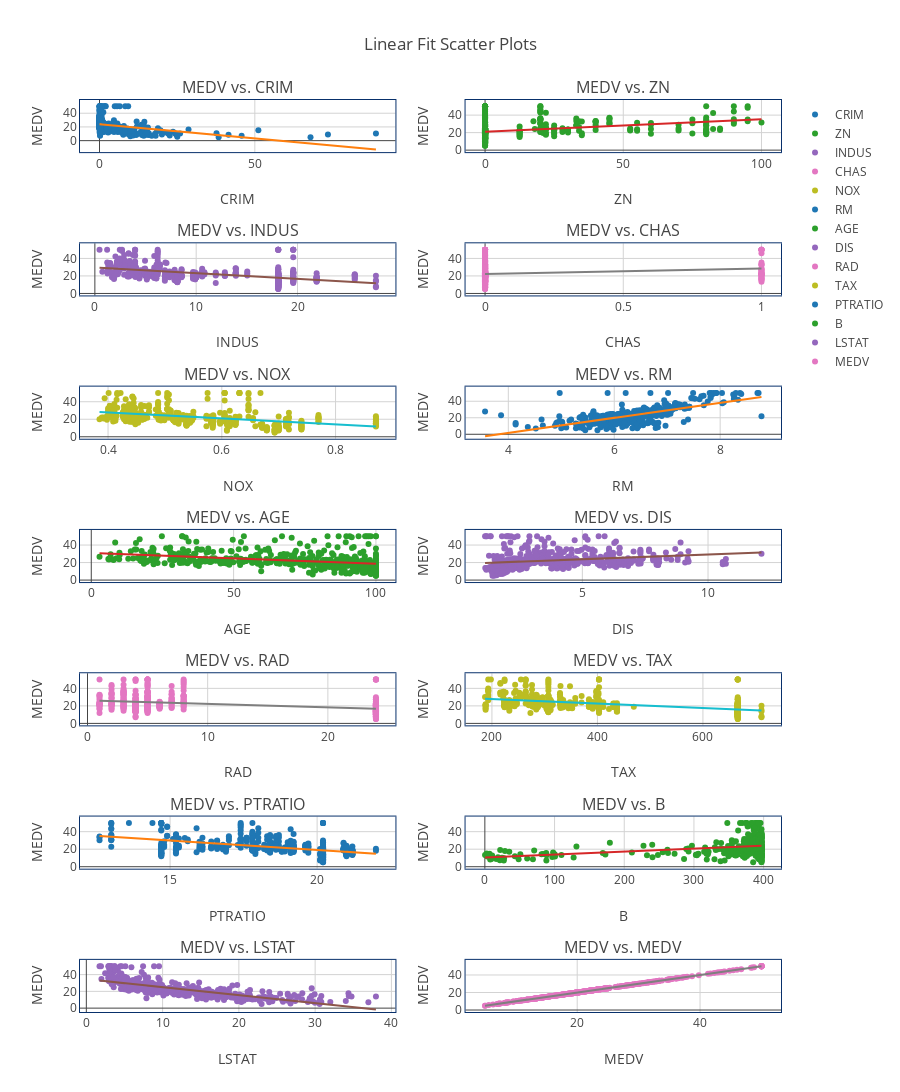

Notebook code for this chart:
### Code cell
from plotly import subplots
import numpy as np
from sklearn.metrics import r2_score
subplot_row=int(len(df_data.columns)/2)
subplot_col= 2
col=df_data.columns
col=[i.strip() for i in col]
df_data.columns=col
subplot_title=['MEDV vs. '+i for i in col]
fig=make_subplots(rows=subplot_row, cols=subplot_col, subplot_titles=subplot_title, 
                  #row_heights=[5]*subplot_row, 
                  shared_xaxes=False, 
                    vertical_spacing=0.1
)


index=0
for i in range(subplot_row):
    for j in range(subplot_col):
        order=1
        
        p = np.polyfit(x=df_data[col[index]], y=df_data["MEDV"], deg=order, full=True)
        f = np.poly1d(p[0])

# calculate new x's and y's

        y_new = f(df_data[col[index]])
        
        R2=np.round(r2_score(df_data["MEDV"], y_new), 2)
        
        
        templatep='none'          
        fig.add_trace(go.Scatter(x=df_data[col[index]], y=df_data["MEDV"], mode='markers', showlegend=True,
                                name=[col[index]][0]),  row=i+1, col=j+1)
        fig.add_trace(go.Scatter(x=df_data[col[index]], y=y_new, mode='lines', showlegend=False,
                                name=[col[index]][0], text='R<sup>2</sup>:'+str(R2)),  row=i+1, col=j+1)
        fig.update_layout( title_text='Linear Fit Scatter Plots', showlegend=True, template=templatep, height=1500
                                   )
        fig.update_xaxes(title_text=([col[index]][0]), showline=True, linewidth=1, linecolor='rgb(8,48,107)', mirror=True, showgrid=True, gridwidth=1, gridcolor='Lightgrey',
                        showspikes=True, spikecolor="green", spikesnap="cursor", spikemode="across",  row=i+1, col=j+1)
        fig.update_yaxes(title_text='MEDV',showline=True, linewidth=1, linecolor='rgb(8,48,107)', mirror=True,showgrid=True, gridwidth=1, gridcolor='Lightgrey',
                        showspikes=True, spikecolor="green", spikesnap="cursor", spikemode="across")
        index+=1
            
fig.show()

### Figure 1 — Plotly figure (JSON) as saved in the notebook; plotly's stock layout.template omitted (floating-point values rounded to 4 significant figures; data arrays with more than 128 entries replaced by an {"elided": "..."} marker saying what was removed)
{"data": [{"mode": "markers", "name": "CRIM", "showlegend": true, "type": "scatter", "x": {"elided": "506 float values"}, "xaxis": "x", "y": {"elided": "506 float values"}, "yaxis": "y"}, {"mode": "lines", "name": "CRIM", "showlegend": false, "text": "R<sup>2</sup>:0.15", "type": "scatter", "x": {"elided": "506 float values"}, "xaxis": "x", "y": {"elided": "506 float values"}, "yaxis": "y"}, {"mode": "markers", "name": "ZN", "showlegend": true, "type": "scatter", "x": {"elided": "506 float values"}, "xaxis": "x2", "y": {"elided": "506 float values"}, "yaxis": "y2"}, {"mode": "lines", "name": "ZN", "showlegend": false, "text": "R<sup>2</sup>:0.13", "type": "scatter", "x": {"elided": "506 float values"}, "xaxis": "x2", "y": {"elided": "506 float values"}, "yaxis": "y2"}, {"mode": "markers", "name": "INDUS", "showlegend": true, "type": "scatter", "x": {"elided": "506 float values"}, "xaxis": "x3", "y": {"elided": "506 float values"}, "yaxis": "y3"}, {"mode": "lines", "name": "INDUS", "showlegend": false, "text": "R<sup>2</sup>:0.23", "type": "scatter", "x": {"elided": "506 float values"}, "xaxis": "x3", "y": {"elided": "506 float values"}, "yaxis": "y3"}, {"mode": "markers", "name": "CHAS", "showlegend": true, "type": "scatter", "x": {"elided": "506 int values"}, "xaxis": "x4", "y": {"elided": "506 float values"}, "yaxis": "y4"}, {"mode": "lines", "name": "CHAS", "showlegend": false, "text": "R<sup>2</sup>:0.03", "type": "scatter", "x": {"elided": "506 int values"}, "xaxis": "x4", "y": {"elided": "506 float values"}, "yaxis": "y4"}, {"mode": "markers", "name": "NOX", "showlegend": true, "type": "scatter", "x": {"elided": "506 float values"}, "xaxis": "x5", "y": {"elided": "506 float values"}, "yaxis": "y5"}, {"mode": "lines", "name": "NOX", "showlegend": false, "text": "R<sup>2</sup>:0.18", "type": "scatter", "x": {"elided": "506 float values"}, "xaxis": "x5", "y": {"elided": "506 float values"}, "yaxis": "y5"}, {"mode": "markers", "name": "RM", "showlegend": true, "type": "scatter", "x": {"elided": "506 float values"}, "xaxis": "x6", "y": {"elided": "506 float values"}, "yaxis": "y6"}, {"mode": "lines", "name": "RM", "showlegend": false, "text": "R<sup>2</sup>:0.48", "type": "scatter", "x": {"elided": "506 float values"}, "xaxis": "x6", "y": {"elided": "506 float values"}, "yaxis": "y6"}, {"mode": "markers", "name": "AGE", "showlegend": true, "type": "scatter", "x": {"elided": "506 float values"}, "xaxis": "x7", "y": {"elided": "506 float values"}, "yaxis": "y7"}, {"mode": "lines", "name": "AGE", "showlegend": false, "text": "R<sup>2</sup>:0.14", "type": "scatter", "x": {"elided": "506 float values"}, "xaxis": "x7", "y": {"elided": "506 float values"}, "yaxis": "y7"}, {"mode": "markers", "name": "DIS", "showlegend": true, "type": "scatter", "x": {"elided": "506 float values"}, "xaxis": "x8", "y": {"elided": "506 float values"}, "yaxis": "y8"}, {"mode": "lines", "name": "DIS", "showlegend": false, "text": "R<sup>2</sup>:0.06", "type": "scatter", "x": {"elided": "506 float values"}, "xaxis": "x8", "y": {"elided": "506 float values"}, "yaxis": "y8"}, {"mode": "markers", "name": "RAD", "showlegend": true, "type": "scatter", "x": {"elided": "506 int values"}, "xaxis": "x9", "y": {"elided": "506 float values"}, "yaxis": "y9"}, {"mode": "lines", "name": "RAD", "showlegend": false, "text": "R<sup>2</sup>:0.15", "type": "scatter", "x": {"elided": "506 int values"}, "xaxis": "x9", "y": {"elided": "506 float values"}, "yaxis": "y9"}, {"mode": "markers", "name": "TAX", "showlegend": true, "type": "scatter", "x": {"elided": "506 int values"}, "xaxis": "x10", "y": {"elided": "506 float values"}, "yaxis": "y10"}, {"mode": "lines", "name": "TAX", "showlegend": false, "text": "R<sup>2</sup>:0.22", "type": "scatter", "x": {"elided": "506 int values"}, "xaxis": "x10", "y": {"elided": "506 float values"}, "yaxis": "y10"}, {"mode": "markers", "name": "PTRATIO", "showlegend": true, "type": "scatter", "x": {"elided": "506 float values"}, "xaxis": "x11", "y": {"elided": "506 float values"}, "yaxis": "y11"}, {"mode": "lines", "name": "PTRATIO", "showlegend": false, "text": "R<sup>2</sup>:0.26", "type": "scatter", "x": {"elided": "506 float values"}, "xaxis": "x11", "y": {"elided": "506 float values"}, "yaxis": "y11"}, {"mode": "markers", "name": "B", "showlegend": true, "type": "scatter", "x": {"elided": "506 float values"}, "xaxis": "x12", "y": {"elided": "506 float values"}, "yaxis": "y12"}, {"mode": "lines", "name": "B", "showlegend": false, "text": "R<sup>2</sup>:0.11", "type": "scatter", "x": {"elided": "506 float values"}, "xaxis": "x12", "y": {"elided": "506 float values"}, "yaxis": "y12"}, {"mode": "markers", "name": "LSTAT", "showlegend": true, "type": "scatter", "x": {"elided": "506 float values"}, "xaxis": "x13", "y": {"elided": "506 float values"}, "yaxis": "y13"}, {"mode": "lines", "name": "LSTAT", "showlegend": false, "text": "R<sup>2</sup>:0.54", "type": "scatter", "x": {"elided": "506 float values"}, "xaxis": "x13", "y": {"elided": "506 float values"}, "yaxis": "y13"}, {"mode": "markers", "name": "MEDV", "showlegend": true, "type": "scatter", "x": {"elided": "506 float values"}, "xaxis": "x14", "y": {"elided": "506 float values"}, "yaxis": "y14"}, {"mode": "lines", "name": "MEDV", "showlegend": false, "text": "R<sup>2</sup>:1.0", "type": "scatter", "x": {"elided": "506 float values"}, "xaxis": "x14", "y": {"elided": "506 float values"}, "yaxis": "y14"}], "layout": {"annotations": [{"font": {"size": 16}, "showarrow": false, "text": "MEDV vs. CRIM", "x": 0.225, "xanchor": "center", "xref": "paper", "y": 1, "yanchor": "bottom", "yref": "paper"}, {"font": {"size": 16}, "showarrow": false, "text": "MEDV vs. ZN", "x": 0.775, "xanchor": "center", "xref": "paper", "y": 1, "yanchor": "bottom", "yref": "paper"}, {"font": {"size": 16}, "showarrow": false, "text": "MEDV vs. INDUS", "x": 0.225, "xanchor": "center", "xref": "paper", "y": 0.8429, "yanchor": "bottom", "yref": "paper"}, {"font": {"size": 16}, "showarrow": false, "text": "MEDV vs. CHAS", "x": 0.775, "xanchor": "center", "xref": "paper", "y": 0.8429, "yanchor": "bottom", "yref": "paper"}, {"font": {"size": 16}, "showarrow": false, "text": "MEDV vs. NOX", "x": 0.225, "xanchor": "center", "xref": "paper", "y": 0.6857, "yanchor": "bottom", "yref": "paper"}, {"font": {"size": 16}, "showarrow": false, "text": "MEDV vs. RM", "x": 0.775, "xanchor": "center", "xref": "paper", "y": 0.6857, "yanchor": "bottom", "yref": "paper"}, {"font": {"size": 16}, "showarrow": false, "text": "MEDV vs. AGE", "x": 0.225, "xanchor": "center", "xref": "paper", "y": 0.5286, "yanchor": "bottom", "yref": "paper"}, {"font": {"size": 16}, "showarrow": false, "text": "MEDV vs. DIS", "x": 0.775, "xanchor": "center", "xref": "paper", "y": 0.5286, "yanchor": "bottom", "yref": "paper"}, {"font": {"size": 16}, "showarrow": false, "text": "MEDV vs. RAD", "x": 0.225, "xanchor": "center", "xref": "paper", "y": 0.3714, "yanchor": "bottom", "yref": "paper"}, {"font": {"size": 16}, "showarrow": false, "text": "MEDV vs. TAX", "x": 0.775, "xanchor": "center", "xref": "paper", "y": 0.3714, "yanchor": "bottom", "yref": "paper"}, {"font": {"size": 16}, "showarrow": false, "text": "MEDV vs. PTRATIO", "x": 0.225, "xanchor": "center", "xref": "paper", "y": 0.2143, "yanchor": "bottom", "yref": "paper"}, {"font": {"size": 16}, "showarrow": false, "text": "MEDV vs. B", "x": 0.775, "xanchor": "center", "xref": "paper", "y": 0.2143, "yanchor": "bottom", "yref": "paper"}, {"font": {"size": 16}, "showarrow": false, "text": "MEDV vs. LSTAT", "x": 0.225, "xanchor": "center", "xref": "paper", "y": 0.05714, "yanchor": "bottom", "yref": "paper"}, {"font": {"size": 16}, "showarrow": false, "text": "MEDV vs. MEDV", "x": 0.775, "xanchor": "center", "xref": "paper", "y": 0.05714, "yanchor": "bottom", "yref": "paper"}], "height": 1500, "showlegend": true, "title": {"text": "Linear Fit Scatter Plots"}, "xaxis": {"anchor": "y", "domain": [0, 0.45], "gridcolor": "Lightgrey", "gridwidth": 1, "linecolor": "rgb(8,48,107)", "linewidth": 1, "mirror": true, "showgrid": true, "showline": true, "showspikes": true, "spikecolor": "green", "spikemode": "across", "spikesnap": "cursor", "title": {"text": "CRIM"}}, "xaxis10": {"anchor": "y10", "domain": [0.55, 1], "gridcolor": "Lightgrey", "gridwidth": 1, "linecolor": "rgb(8,48,107)", "linewidth": 1, "mirror": true, "showgrid": true, "showline": true, "showspikes": true, "spikecolor": "green", "spikemode": "across", "spikesnap": "cursor", "title": {"text": "TAX"}}, "xaxis11": {"anchor": "y11", "domain": [0, 0.45], "gridcolor": "Lightgrey", "gridwidth": 1, "linecolor": "rgb(8,48,107)", "linewidth": 1, "mirror": true, "showgrid": true, "showline": true, "showspikes": true, "spikecolor": "green", "spikemode": "across", "spikesnap": "cursor", "title": {"text": "PTRATIO"}}, "xaxis12": {"anchor": "y12", "domain": [0.55, 1], "gridcolor": "Lightgrey", "gridwidth": 1, "linecolor": "rgb(8,48,107)", "linewidth": 1, "mirror": true, "showgrid": true, "showline": true, "showspikes": true, "spikecolor": "green", "spikemode": "across", "spikesnap": "cursor", "title": {"text": "B"}}, "xaxis13": {"anchor": "y13", "domain": [0, 0.45], "gridcolor": "Lightgrey", "gridwidth": 1, "linecolor": "rgb(8,48,107)", "linewidth": 1, "mirror": true, "showgrid": true, "showline": true, "showspikes": true, "spikecolor": "green", "spikemode": "across", "spikesnap": "cursor", "title": {"text": "LSTAT"}}, "xaxis14": {"anchor": "y14", "domain": [0.55, 1], "gridcolor": "Lightgrey", "gridwidth": 1, "linecolor": "rgb(8,48,107)", "linewidth": 1, "mirror": true, "showgrid": true, "showline": true, "showspikes": true, "spikecolor": "green", "spikemode": "across", "spikesnap": "cursor", "title": {"text": "MEDV"}}, "xaxis2": {"anchor": "y2", "domain": [0.55, 1], "gridcolor": "Lightgrey", "gridwidth": 1, "linecolor": "rgb(8,48,107)", "linewidth": 1, "mirror": true, "showgrid": true, "showline": true, "showspikes": true, "spikecolor": "green", "spikemode": "across", "spikesnap": "cursor", "title": {"text": "ZN"}}, "xaxis3": {"anchor": "y3", "domain": [0, 0.45], "gridcolor": "Lightgrey", "gridwidth": 1, "linecolor": "rgb(8,48,107)", "linewidth": 1, "mirror": true, "showgrid": true, "showline": true, "showspikes": true, "spikecolor": "green", "spikemode": "across", "spikesnap": "cursor", "title": {"text": "INDUS"}}, "xaxis4": {"anchor": "y4", "domain": [0.55, 1], "gridcolor": "Lightgrey", "gridwidth": 1, "linecolor": "rgb(8,48,107)", "linewidth": 1, "mirror": true, "showgrid": true, "showline": true, "showspikes": true, "spikecolor": "green", "spikemode": "across", "spikesnap": "cursor", "title": {"text": "CHAS"}}, "xaxis5": {"anchor": "y5", "domain": [0, 0.45], "gridcolor": "Lightgrey", "gridwidth": 1, "linecolor": "rgb(8,48,107)", "linewidth": 1, "mirror": true, "showgrid": true, "showline": true, "showspikes": true, "spikecolor": "green", "spikemode": "across", "spikesnap": "cursor", "title": {"text": "NOX"}}, "xaxis6": {"anchor": "y6", "domain": [0.55, 1], "gridcolor": "Lightgrey", "gridwidth": 1, "linecolor": "rgb(8,48,107)", "linewidth": 1, "mirror": true, "showgrid": true, "showline": true, "showspikes": true, "spikecolor": "green", "spikemode": "across", "spikesnap": "cursor", "title": {"text": "RM"}}, "xaxis7": {"anchor": "y7", "domain": [0, 0.45], "gridcolor": "Lightgrey", "gridwidth": 1, "linecolor": "rgb(8,48,107)", "linewidth": 1, "mirror": true, "showgrid": true, "showline": true, "showspikes": true, "spikecolor": "green", "spikemode": "across", "spikesnap": "cursor", "title": {"text": "AGE"}}, "xaxis8": {"anchor": "y8", "domain": [0.55, 1], "gridcolor": "Lightgrey", "gridwidth": 1, "linecolor": "rgb(8,48,107)", "linewidth": 1, "mirror": true, "showgrid": true, "showline": true, "showspikes": true, "spikecolor": "green", "spikemode": "across", "spikesnap": "cursor", "title": {"text": "DIS"}}, "xaxis9": {"anchor": "y9", "domain": [0, 0.45], "gridcolor": "Lightgrey", "gridwidth": 1, "linecolor": "rgb(8,48,107)", "linewidth": 1, "mirror": true, "showgrid": true, "showline": true, "showspikes": true, "spikecolor": "green", "spikemode": "across", "spikesnap": "cursor", "title": {"text": "RAD"}}, "yaxis": {"anchor": "x", "domain": [0.9429, 1], "gridcolor": "Lightgrey", "gridwidth": 1, "linecolor": "rgb(8,48,107)", "linewidth": 1, "mirror": true, "showgrid": true, "showline": true, "showspikes": true, "spikecolor": "green", "spikemode": "across", "spikesnap": "cursor", "title": {"text": "MEDV"}}, "yaxis10": {"anchor": "x10", "domain": [0.3143, 0.3714], "gridcolor": "Lightgrey", "gridwidth": 1, "linecolor": "rgb(8,48,107)", "linewidth": 1, "mirror": true, "showgrid": true, "showline": true, "showspikes": true, "spikecolor": "green", "spikemode": "across", "spikesnap": "cursor", "title": {"text": "MEDV"}}, "yaxis11": {"anchor": "x11", "domain": [0.1571, 0.2143], "gridcolor": "Lightgrey", "gridwidth": 1, "linecolor": "rgb(8,48,107)", "linewidth": 1, "mirror": true, "showgrid": true, "showline": true, "showspikes": true, "spikecolor": "green", "spikemode": "across", "spikesnap": "cursor", "title": {"text": "MEDV"}}, "yaxis12": {"anchor": "x12", "domain": [0.1571, 0.2143], "gridcolor": "Lightgrey", "gridwidth": 1, "linecolor": "rgb(8,48,107)", "linewidth": 1, "mirror": true, "showgrid": true, "showline": true, "showspikes": true, "spikecolor": "green", "spikemode": "across", "spikesnap": "cursor", "title": {"text": "MEDV"}}, "yaxis13": {"anchor": "x13", "domain": [0, 0.05714], "gridcolor": "Lightgrey", "gridwidth": 1, "linecolor": "rgb(8,48,107)", "linewidth": 1, "mirror": true, "showgrid": true, "showline": true, "showspikes": true, "spikecolor": "green", "spikemode": "across", "spikesnap": "cursor", "title": {"text": "MEDV"}}, "yaxis14": {"anchor": "x14", "domain": [0, 0.05714], "gridcolor": "Lightgrey", "gridwidth": 1, "linecolor": "rgb(8,48,107)", "linewidth": 1, "mirror": true, "showgrid": true, "showline": true, "showspikes": true, "spikecolor": "green", "spikemode": "across", "spikesnap": "cursor", "title": {"text": "MEDV"}}, "yaxis2": {"anchor": "x2", "domain": [0.9429, 1], "gridcolor": "Lightgrey", "gridwidth": 1, "linecolor": "rgb(8,48,107)", "linewidth": 1, "mirror": true, "showgrid": true, "showline": true, "showspikes": true, "spikecolor": "green", "spikemode": "across", "spikesnap": "cursor", "title": {"text": "MEDV"}}, "yaxis3": {"anchor": "x3", "domain": [0.7857, 0.8429], "gridcolor": "Lightgrey", "gridwidth": 1, "linecolor": "rgb(8,48,107)", "linewidth": 1, "mirror": true, "showgrid": true, "showline": true, "showspikes": true, "spikecolor": "green", "spikemode": "across", "spikesnap": "cursor", "title": {"text": "MEDV"}}, "yaxis4": {"anchor": "x4", "domain": [0.7857, 0.8429], "gridcolor": "Lightgrey", "gridwidth": 1, "linecolor": "rgb(8,48,107)", "linewidth": 1, "mirror": true, "showgrid": true, "showline": true, "showspikes": true, "spikecolor": "green", "spikemode": "across", "spikesnap": "cursor", "title": {"text": "MEDV"}}, "yaxis5": {"anchor": "x5", "domain": [0.6286, 0.6857], "gridcolor": "Lightgrey", "gridwidth": 1, "linecolor": "rgb(8,48,107)", "linewidth": 1, "mirror": true, "showgrid": true, "showline": true, "showspikes": true, "spikecolor": "green", "spikemode": "across", "spikesnap": "cursor", "title": {"text": "MEDV"}}, "yaxis6": {"anchor": "x6", "domain": [0.6286, 0.6857], "gridcolor": "Lightgrey", "gridwidth": 1, "linecolor": "rgb(8,48,107)", "linewidth": 1, "mirror": true, "showgrid": true, "showline": true, "showspikes": true, "spikecolor": "green", "spikemode": "across", "spikesnap": "cursor", "title": {"text": "MEDV"}}, "yaxis7": {"anchor": "x7", "domain": [0.4714, 0.5286], "gridcolor": "Lightgrey", "gridwidth": 1, "linecolor": "rgb(8,48,107)", "linewidth": 1, "mirror": true, "showgrid": true, "showline": true, "showspikes": true, "spikecolor": "green", "spikemode": "across", "spikesnap": "cursor", "title": {"text": "MEDV"}}, "yaxis8": {"anchor": "x8", "domain": [0.4714, 0.5286], "gridcolor": "Lightgrey", "gridwidth": 1, "linecolor": "rgb(8,48,107)", "linewidth": 1, "mirror": true, "showgrid": true, "showline": true, "showspikes": true, "spikecolor": "green", "spikemode": "across", "spikesnap": "cursor", "title": {"text": "MEDV"}}, "yaxis9": {"anchor": "x9", "domain": [0.3143, 0.3714], "gridcolor": "Lightgrey", "gridwidth": 1, "linecolor": "rgb(8,48,107)", "linewidth": 1, "mirror": true, "showgrid": true, "showline": true, "showspikes": true, "spikecolor": "green", "spikemode": "across", "spikesnap": "cursor", "title": {"text": "MEDV"}}}}
